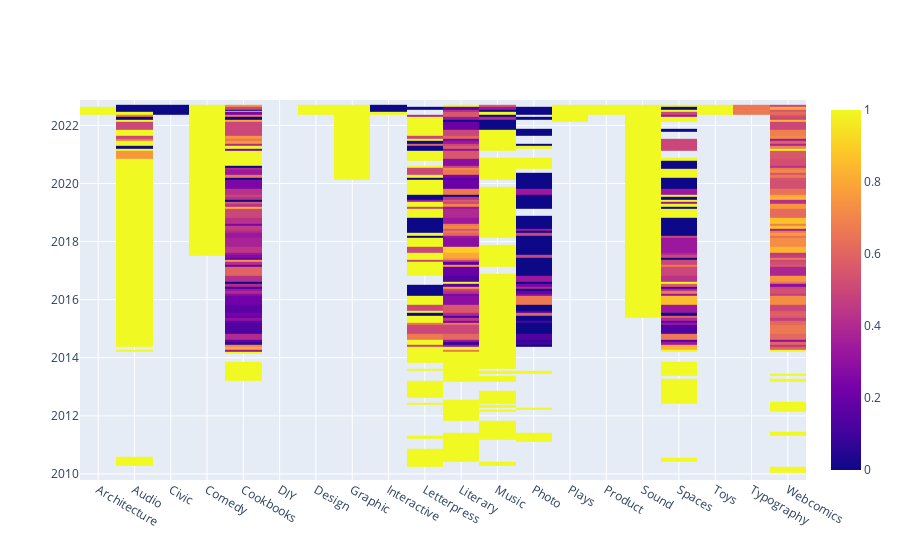

Notebook source saved alongside this figure:
### Code cell
#Q2 Graphing (HeatMap)

def df_to_plotly(df):
    return {'z': df.values.tolist(),
            'x': df.columns.tolist(),
            'y': df.index.tolist()}

import plotly.graph_objects as go

categories = df['category'].unique()

fig = go.Figure(data=go.Heatmap(df_to_plotly(success_rate_table)))
fig.show()

### Figure 1 — Plotly figure (JSON) as saved in the notebook; plotly's stock layout.template omitted (floating-point values rounded to 4 significant figures; data arrays with more than 128 entries replaced by an {"elided": "..."} marker saying what was removed)
{"data": [{"type": "heatmap", "x": ["Architecture", "Audio", "Civic", "Comedy", "Cookbooks", "DIY", "Design", "Graphic", "Interactive", "Letterpress", "Literary", "Music", "Photo", "Plays", "Product", "Sound", "Spaces", "Toys", "Typography", "Webcomics"], "y": {"elided": "144 str values"}, "z": {"elided": "144x20 float values"}}], "layout": {}}
